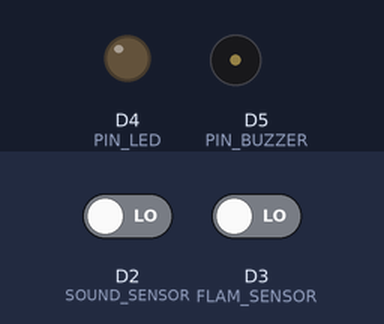
The program below on a simulated Arduino MKR. Parts: output pins drawn as LEDs (lit = HIGH), buzzer (waves = sounding, pin HIGH). The inputs (shaded band) are chosen by the test bench; at power-on: D3 (FLAM_SENSOR) LOW, D2 (SOUND_SENSOR) LOW. What the program prints to the serial monitor is not drawn.

Above: at 1.2 s.
1.3 s: D3 (FLAM_SENSOR) driven HIGH
At 1.55 s:
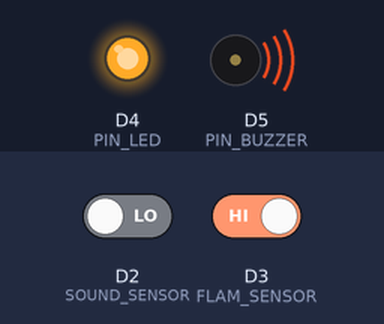
4.3 s: D3 (FLAM_SENSOR) driven LOW
At 5.9 s:
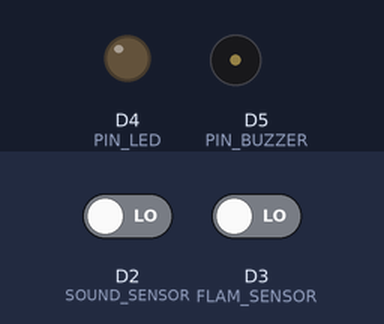
Timing chart, 0 to 7.4 s (numbered marks = the images above; inputs shaded):
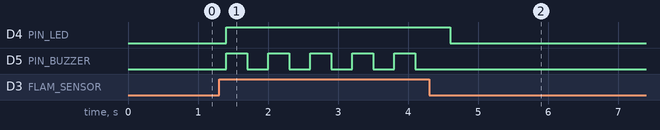

Measured:
- after the input at 1.3 s, D4 (PIN_LED): LOW → HIGH after 0.10 s; D5 (PIN_BUZZER): alternates HIGH for 0.30 s and LOW for 0.30 s, starting after 0.10 s
- after the input at 4.3 s, D4 (PIN_LED): HIGH → LOW after 0.30 s; D5 (PIN_BUZZER): stops changing and stays LOW

The program:

main.cpp
```cpp
/*
  Titre      : Système de déclenchement d'arlarme d'incendie
  Auteur     : Boladji ODELOUI
  Date       : 19/02/2025
  Description: Détecte le son et une flamme à l'aide d'un buzzer en manipulant les bits
  Version    : 0.0.1
*/

#include <Arduino.h>

// Définition des pins pour les différents capteurs

#define SOUND_SENSOR 2 // Entrée numérique capteur de son
#define FLAM_SENSOR 3  // Entrée numérique capteur de flamme
#define PIN_LED 4      // Entrée numérique de la LED
#define PIN_BUZZER 5   // Entrée numérique buzzer

// Définition des états des différents capteurs en bit
#define BIT_SOUND (1 << 0)  // Mettre 1 à la position 0 pour l'état du capteur de son
#define BIT_FLAM (1 << 1)   // Mettre 1 à la position 1 pour l'état du capteur de flamme
#define BIT_LED (1 << 7)    // Mettre 1 à la position 7 pour l'état de led
#define BIT_BUZZER (1 << 6) // Mettre 1 à la position 6 pour l'état du buzzer
// Déclaration de l'état de tous les capteurs à 0
uint8_t bitVar = 0x00; // Tous les bits sont à 0

void setup()
{
  // Configuration des broches
  pinMode(SOUND_SENSOR, INPUT);
  pinMode(FLAM_SENSOR, INPUT);
  pinMode(PIN_LED, OUTPUT);
  pinMode(PIN_BUZZER, OUTPUT);
}

void loop()
{
  // Si le son est détecter mettre le bit à 1 et 0 si le son n'Est pas détecté
  digitalRead(SOUND_SENSOR) ? bitVar |= BIT_SOUND : bitVar &= ~BIT_SOUND;

  // Si une flamme est détecter mettre le bit à 1 et 0 si le son n'Est pas détecté
  digitalRead(FLAM_SENSOR) ? bitVar |= FLAM_SENSOR : bitVar &= ~FLAM_SENSOR;

  // Si le capteur de son détecte un bruit ou le capteur de flamme détecte une flamme on active l'état de du buzzer et de la led puis on allume la led
  if ((bitVar & BIT_SOUND) || (bitVar & BIT_FLAM))
  {
    bitVar = bitVar | BIT_BUZZER | BIT_LED;
    digitalWrite(PIN_LED, HIGH); // LED allumé
    for (int j = 0; j < 5; j++)
    {
      digitalWrite(PIN_BUZZER, HIGH);
      delay(300);
      digitalWrite(PIN_BUZZER, LOW);
      delay(300);
    }
  }
  // Dans le cas où aucun danger n'est pas déterminer on allume pas la led ni le buzzer
  else
  {
    bitVar = bitVar & ~(BIT_LED | BIT_BUZZER);
    digitalWrite(PIN_LED, LOW);
    digitalWrite(PIN_BUZZER, LOW);
  }
  Serial.print("Etat des bits : ");
  for (int i = 7; i >= 0; i--) {
    // On affiche dans le moniteur série bit à bit en fonction de l'état du capteur détectecté
    Serial.print((bitVar >> i) & 1);
  }
  Serial.println(" ");
  delay(200);
}
```
